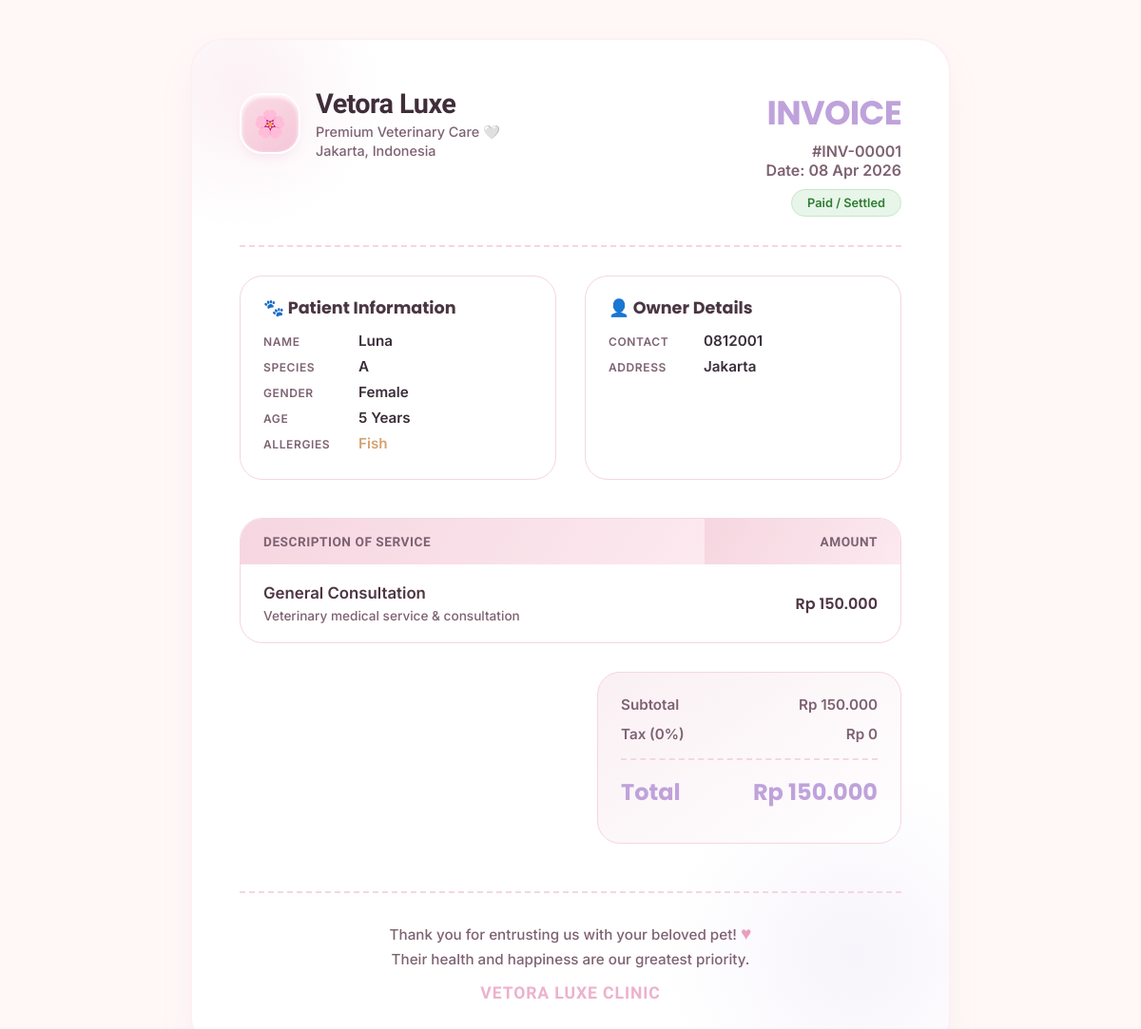
/invoice.php?id=1, run on the app's committed database.
### tables this page shows
CREATE TABLE `transactions` (
  `id` int(11) NOT NULL AUTO_INCREMENT,
  `patient_id` int(11) DEFAULT NULL,
  `service_name` text DEFAULT NULL,
  `amount` decimal(10,2) DEFAULT NULL,
  `transaction_date` date DEFAULT NULL,
  PRIMARY KEY (`id`),
  KEY `patient_id` (`patient_id`)
);

CREATE TABLE `patients` (
  `id` int(11) NOT NULL AUTO_INCREMENT,
  `name` varchar(255) NOT NULL,
  `phone` varchar(50) DEFAULT NULL,
  `addr` text DEFAULT NULL,
  `allergy` text DEFAULT NULL,
  `blood_type` varchar(10) DEFAULT NULL,
  `dob` date DEFAULT NULL,
  `gender` varchar(20) DEFAULT NULL,
  PRIMARY KEY (`id`)
);

### invoice.php (the view, shortened to what this page needs)
<?php
require_once 'db.php';
$id = $_GET['id'];
$sql = "SELECT t.*, p.name, p.blood_type AS breed, p.phone, p.addr, p.gender, p.dob, p.allergy
        FROM transactions t
        JOIN patients p ON t.patient_id = p.id
        WHERE t.id = ?";
$stmt = $pdo->prepare($sql);
$stmt->execute([$id]);
$data = $stmt->fetch();
$age = "Unknown";
if (!empty($data['dob'])) {
    $dob = new DateTime($data['dob']);
    $now = new DateTime();
    $age = $now->diff($dob)->y . " Years";
}
?>
<!DOCTYPE html>
<html lang="en">
<head>
</head>
<body onload="window.print()">
<div class="invoice-wrapper">
    <div class="header">
        <div class="clinic-brand">
            <div class="logo-mark">🌸</div>
            <div class="clinic-info">
                <h1>Vetora Luxe</h1>
                <p>Premium Veterinary Care 🤍</p>
                <p style="margin-top:2px;">Jakarta, Indonesia</p>
            </div>
        </div>
        <div class="invoice-title">
            <h2>INVOICE</h2>
            <p>#INV-<?php echo str_pad($id, 5, '0', STR_PAD_LEFT); ?></p>
            <p>Date: <?php echo date("d M Y", strtotime($data['transaction_date'])); ?></p>
            <div class="status-chip">Paid / Settled</div>
        </div>
    </div>
    <div class="info-grid">
        <div class="info-card">
            <h3>🐾 Patient Information</h3>
            <ul class="info-list">
                <li><span class="lbl">Name</span> <span class="val"><?php echo htmlspecialchars($data['name']); ?></span></li>
                <li><span class="lbl">Species</span> <span class="val"><?php echo htmlspecialchars($data['breed']); ?></span></li>
                <li><span class="lbl">Gender</span> <span class="val"><?php echo htmlspecialchars($data['gender']); ?></span></li>
                <li><span class="lbl">Age</span> <span class="val"><?php echo $age; ?></span></li>
                <li><span class="lbl">Allergies</span> <span class="val" style="color:#D4A373;"><?php echo htmlspecialchars($data['allergy']); ?></span></li>
            </ul>
        </div>
        <div class="info-card">
            <h3>👤 Owner Details</h3>
            <ul class="info-list">
                <li><span class="lbl">Contact</span> <span class="val"><?php echo htmlspecialchars($data['phone'] ?: '-'); ?></span></li>
                <li><span class="lbl">Address</span> <span class="val"><?php echo htmlspecialchars($data['addr'] ?: '-'); ?></span></li>
            </ul>
        </div>
    </div>
    <div class="table-wrap">
        <table>
            <thead>
                <tr>
                    <th>Description of Service</th>
                    <th style="text-align: right;">Amount</th>
                </tr>
            </thead>
            <tbody>
                <tr>
                    <td>
                        <div style="font-weight: 600; font-size: 1.05rem;"><?php echo htmlspecialchars($data['service_name']); ?></div>
                        <div style="font-size: 0.85rem; color: var(--text-muted); margin-top: 6px;">Veterinary medical service & consultation</div>
                    </td>
                    <td style="text-align: right; font-weight: 600; font-family: 'Poppins', sans-serif;">
                        Rp <?php echo number_format($data['amount'], 0, ',', '.'); ?>
                    </td>
                </tr>
            </tbody>
        </table>
    </div>
    <div class="summary-box">
        <div class="summary-content">
            <div class="summary-row">
                <span>Subtotal</span>
                <span>Rp <?php echo number_format($data['amount'], 0, ',', '.'); ?></span>
            </div>
            <div class="summary-row">
                <span>Tax (0%)</span>
                <span>Rp 0</span>
            </div>
            <div class="summary-row total">
                <span>Total</span>
                <span>Rp <?php echo number_format($data['amount'], 0, ',', '.'); ?></span>
            </div>
        </div>
    </div>
    <div class="footer">
        <p>Thank you for entrusting us with your beloved pet! <span class="heart">♥</span></p>
        <p>Their health and happiness are our greatest priority.</p>
        <div class="signature-cute">Vetora Luxe Clinic</div>
    </div>
</div>
</body>
</html>

### data on the page
transactions: transaction_date "08 Apr 2026", patient.name "Luna", patient.blood_type "A", patient.gender "Female", patient.dob "5 Years", patient.allergy "Fish", patient.phone "0812001", patient.addr "Jakarta", service_name "General Consultation", amount "150.000"

### other printed values
str_pad($id, 5, '0', STR_PAD_LEFT) "00001"
